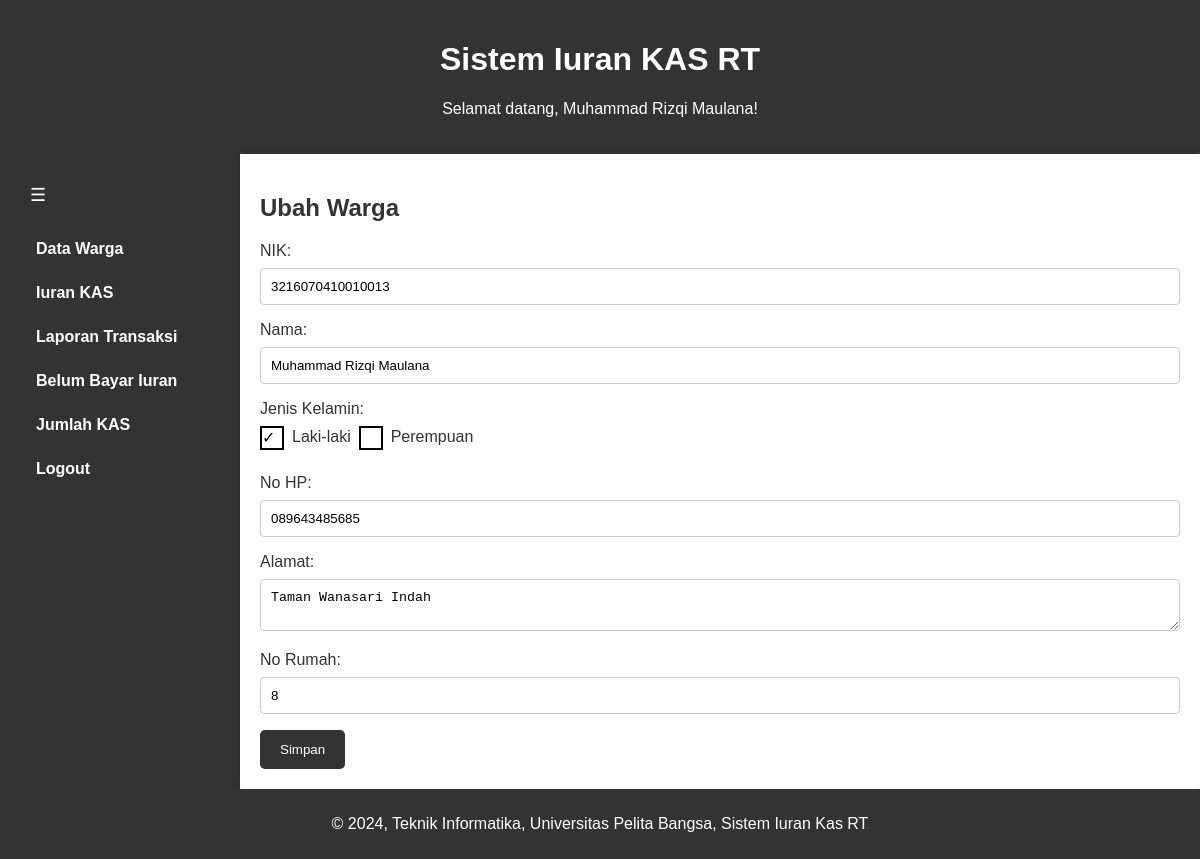
Page /admin/module/ubah_warga.php?id=2 (signed in) on the committed database.
### tables this page shows
CREATE TABLE `users` (
  `id` int(11) NOT NULL,
  `username` varchar(100) DEFAULT NULL,
  `password` varchar(100) DEFAULT NULL,
  `nama` varchar(200) DEFAULT NULL,
  `email` varchar(200) DEFAULT NULL,
  `status` tinyint(1) DEFAULT NULL,
  `role` tinyint(1) DEFAULT 2 COMMENT '1:Admin\n2:User'
);

CREATE TABLE `warga` (
  `id` int(11) NOT NULL,
  `nik` varchar(50) DEFAULT NULL,
  `nama` varchar(200) DEFAULT NULL,
  `jenis_kelamin` enum('L','P') DEFAULT NULL,
  `no_hp` varchar(20) DEFAULT NULL,
  `alamat` tinytext DEFAULT NULL,
  `no_rumah` varchar(10) DEFAULT NULL,
  `status` tinyint(1) DEFAULT NULL,
  `users_id` int(11) NOT NULL
);

### admin/module/ubah_warga.php (the view, shortened to what this page needs)
<?php
include '../../class/koneksi.php';
$userQuery = "SELECT * FROM users WHERE id=" . $_SESSION["user_id"];
$userResult = mysqli_query($koneksi, $userQuery);
$user = mysqli_fetch_assoc($userResult);
$wargaId = $_GET["id"];
$dataWargaQuery = "SELECT * FROM warga WHERE id = $wargaId";
$dataWargaResult = mysqli_query($koneksi, $dataWargaQuery);
$dataWarga = mysqli_fetch_assoc($dataWargaResult);
?>
<!DOCTYPE html>
<html lang="en">
<head>
    <link rel="stylesheet" type="text/css" href="admin.css">
</head>
<body>
    <div class="container">
        <header class="header">
            <h1>Sistem Iuran KAS RT</h1>
            <p>Selamat datang, <?php echo $user["nama"]; ?>!</p>
        </header>
        <div class="wrapper">
            <div class="side-bar">
                <button class="toggle-btn" onclick="toggleSidebar()">☰</button>
                <nav>
                    <ul>
                        <li><a href="../admin.php#data-warga">Data Warga</a></li>
                        <li><a href="transaksi_iuran.php">Iuran KAS</a></li>
                        <li><a href="laporan_transaksi.php">Laporan Transaksi</a></li>
                        <li><a href="belum_bayar.php">Belum Bayar Iuran</a></li>
                        <li><a href="jumlah_kas.php">Jumlah KAS</a></li>
                        <li><a href="../class/logout.php">Logout</a></li>
                    </ul>
                </nav>
            </div>
            <section id="ubah-warga" class="col-9">
                <h2>Ubah Warga</h2>
                <form method="post" action="ubah_warga.php?id=<?php echo $wargaId; ?>">
                    <label for="nik">NIK:</label>
                    <input type="text" id="nik" name="nik" value="<?php echo $dataWarga['nik']; ?>" required>
                    <label for="nama">Nama:</label>
                    <input type="text" id="nama" name="nama" value="<?php echo $dataWarga['nama']; ?>" required>
                    <label>Jenis Kelamin:</label>
                    <div class="gender-checkboxes">
                        <label for="laki_laki">Laki-laki</label>
                        <label for="perempuan">Perempuan</label>
                    </div>
                    <label for="no_hp">No HP:</label>
                    <input type="text" id="no_hp" name="no_hp" value="<?php echo $dataWarga['no_hp']; ?>" required>
                    <label for="alamat">Alamat:</label>
                    <textarea id="alamat" name="alamat" required><?php echo $dataWarga['alamat']; ?></textarea>
                    <label for="no_rumah">No Rumah:</label>
                    <input type="text" id="no_rumah" name="no_rumah" value="<?php echo $dataWarga['no_rumah']; ?>" required>
                    <button type="submit">Simpan</button>
                </form>
            </section>
        </div>
        <footer>
            <p>&copy; 2024, Teknik Informatika, Universitas Pelita Bangsa, Sistem Iuran Kas RT</p>
        </footer>
    </div>
</body>
</html>

### admin/css/admin.css (style rules this page uses)
body { font-family: 'Arial', sans-serif; margin: 0; padding: 0; }
.container { width: 100%; margin: 0 auto; min-height: 100vh; display: flex; flex-direction: column; }
.header { background-color: #333; color: #fff; padding: 20px; text-align: center; }
.wrapper { flex: 1; display: flex; }
.side-bar { background-color: #333; color: #fff; padding: 20px; min-width: 200px; transition: all 0.3s; }
.side-bar ul { list-style: none; padding: 0; }
.side-bar li { margin-bottom: 10px; }
.side-bar a { text-decoration: none; color: #fff; font-weight: bold; display: block; padding: 8px 16px; border-radius: 5px; transition: background-color 0.3s; }
.toggle-btn { background-color: #333; color: #fff; border: none; padding: 10px; font-size: 18px; cursor: pointer; transition: background-color 0.3s; }
.col-9 { flex: 1; padding: 20px; }
footer { background-color: #333; color: #fff; text-align: center; padding: 10px; }
.gender-checkboxes { display: flex; align-items: center; }
.gender-checkboxes input[type="checkbox"] + label:before { content: ""; display: inline-block; width: 20px; height: 20px; border: 2px solid #000000; background-color: #fff; margin-right: 8px; vertical-align: middle; }
.gender-checkboxes input[type="checkbox"]:checked + label:before { content: "\2713"; font-size: 16px; color: #000000; }
.gender-checkboxes label { font-size: 16px; color: #333; vertical-align: middle; margin-right: 8px; }
#ubah-warga { background-color: #fff; padding: 20px; border-radius: 8px; box-shadow: 0 0 10px rgba(0, 0, 0, 0.1); }
#ubah-warga h2 { color: #333; margin-bottom: 20px; }
#ubah-warga form { margin-top: 20px; }
#ubah-warga label { display: block; margin-bottom: 8px; color: #333; }
#ubah-warga input[type="text"], #ubah-warga textarea { width: 100%; padding: 10px; margin-bottom: 16px; box-sizing: border-box; border: 1px solid #ccc; border-radius: 4px; }
#ubah-warga button { background-color: #333; color: #fff; padding: 12px 20px; border: none; border-radius: 5px; cursor: pointer; }
.gender-checkboxes { display: flex; align-items: center; margin-bottom: 16px; }

### rows in the picture
users: nama "Muhammad Rizqi Maulana"
warga: nik "3216070410010013", nama "Muhammad Rizqi Maulana", no_hp "089643485685", alamat "Taman Wanasari Indah", no_rumah "8"
